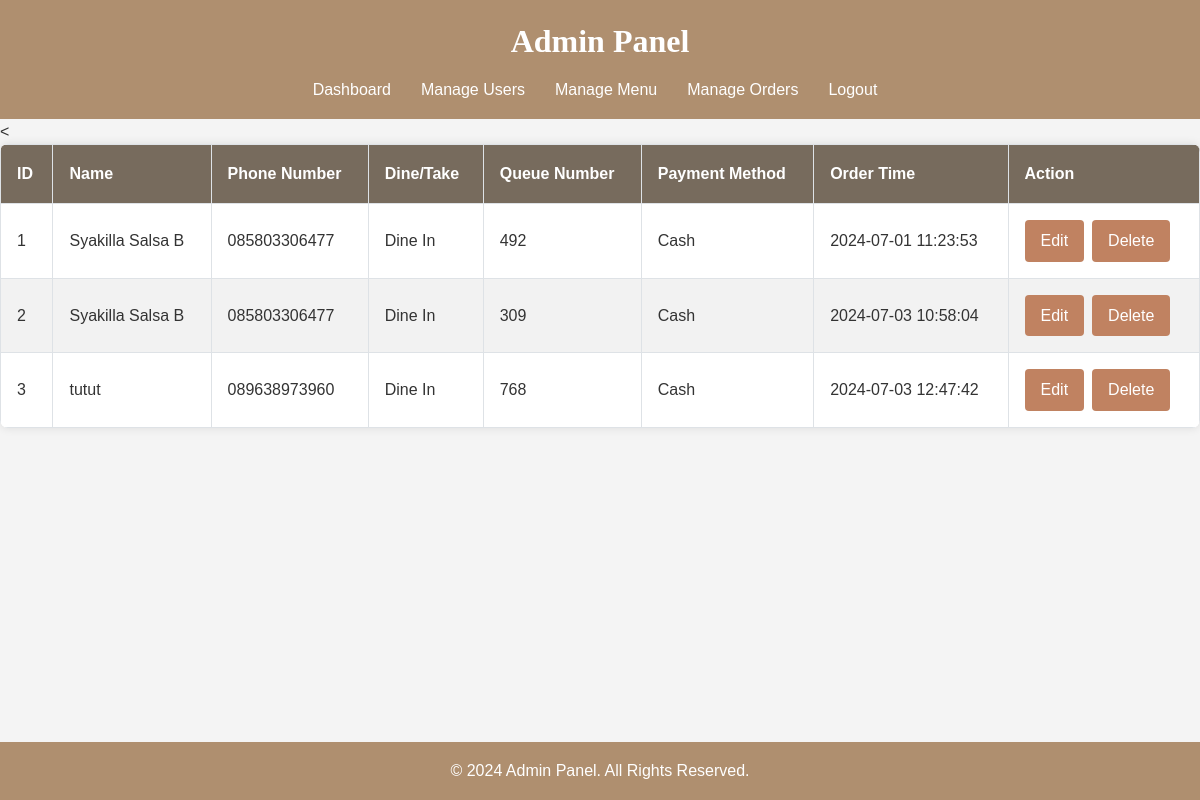
Page /manage_orders.php (signed in) on the committed database.
### tables this page shows
CREATE TABLE `orders` (
  `id` int(6) UNSIGNED NOT NULL,
  `name` varchar(50) NOT NULL,
  `phone` varchar(15) NOT NULL,
  `dine_take` varchar(10) NOT NULL,
  `number` varchar(10) NOT NULL,
  `menu` varchar(30) NOT NULL,
  `payment` varchar(15) NOT NULL,
  `order_time` timestamp NOT NULL DEFAULT current_timestamp()
);

### manage_orders.php (the view, shortened to what this page needs)
<?php
include('db/config.php');
?>
<!DOCTYPE html>
<html>
<head>
    <link rel="stylesheet" type="text/css" href="style.css">
</head>
<body>
    <?php include('header.php'); ?>
    <div class="container">
        <table>
            <thead>
                <tr>
                    <th>ID</th>
                    <th>Name</th> <
                    <th>Phone Number</th>
                    <th>Dine/Take</th>
                    <th>Queue Number</th>
                    <th>Payment Method</th>
                    <th>Order Time</th>
                    <th>Action</th>
                </tr>
            </thead>
            <tbody>
                <?php
                $sql = "SELECT * FROM orders";
                $result = $conn->query($sql);
                while ($row = $result->fetch_assoc()) {
                    echo "<tr>
                            <td>".$row['id']."</td>
                            <td>".$row['name']."</td>
                            <td>".$row['phone']."</td>
                            <td>".$row['dine_take']."</td>
                            <td>".$row['number']."</td>
                            <td>".$row['payment']."</td>
                            <td>".$row['order_time']."</td>
                            <td><div class='actions'><a class='edit' href='edit_order.php?id=".$row['id']."'>Edit</a> <a class='delete' href='delete_order.php?id=".$row['id']."' onclick=\"return confirm('Are you sure you want to delete this order?')\">Delete</a></div></td>
                          </tr>";
                }
                ?>
            </tbody>
        </table>
    </div>
    <footer>
        &copy; 2024 Admin Panel. All Rights Reserved.
    </footer>
</body>
</html>

### style.css (style rules this page uses)
body { font-family: Arial, sans-serif; background-color: #f4f4f4; margin: 0; padding: 0; }
header, footer { background-color: #333; color: #fff; text-align: center; padding: 1em 0; }
.container { width: 80%; margin: auto; overflow: hidden; }

### manage_orders.php (style rules this page uses)
* { margin: 0; padding: 0; box-sizing: border-box; }
body { font-family: 'Segoe UI', Tahoma, Geneva, Verdana, sans-serif; background-color: #f8f9fa; color: #333; display: flex; flex-direction: column; min-height: 100vh; }
.container { width: 100%; margin: 0 auto; padding: 0; flex-grow: 1; }
table { width: 100%; border-collapse: collapse; box-shadow: 0 0 10px rgba(0,0,0,0.1); border-radius: 8px; overflow: hidden; background: #fff; }
th, td { padding: 1rem; border: 1px solid #dee2e6; text-align: left; }
th { background-color: #776B5D; color: #fff; }
tr:nth-child(even) { background-color: #f2f2f2; }
a { color: #007bff; text-decoration: none; }
.actions { display: flex; gap: 0.5rem; }
.actions a { padding: 0.5rem 1rem; border-radius: 4px; transition: background-color 0.3s; }
.actions a.edit { background-color: #C08261; color: white; }
.actions a.delete { background-color: #C08261; color: white; }
footer { background-color: #f8f9fa; text-align: center; padding: 1rem 0; width: 100%; position: relative; }

### header.php (style rules this page uses)
* { margin: 0; padding: 0; box-sizing: border-box; }
body { font-family: Arial, sans-serif; line-height: 1.6; background-color: #f4f4f4; display: flex; flex-direction: column; min-height: 100vh; margin: 0; }
.container { width: 100%; margin: 0; padding: 0; }
footer { text-align: center; padding: 1rem; background-color: #AF8F6F; color: #fff; width: 100%; }

### rows in the picture
orders: id "1", name "Syakilla Salsa B", phone "085803306477", dine_take "Dine In", number "492", payment "Cash", order_time "2024-07-01 11:23:53"
orders: id "2", name "Syakilla Salsa B", phone "085803306477", dine_take "Dine In", number "309", payment "Cash", order_time "2024-07-03 10:58:04"
orders: id "3", name "tutut", phone "089638973960", dine_take "Dine In", number "768", payment "Cash", order_time "2024-07-03 12:47:42"
